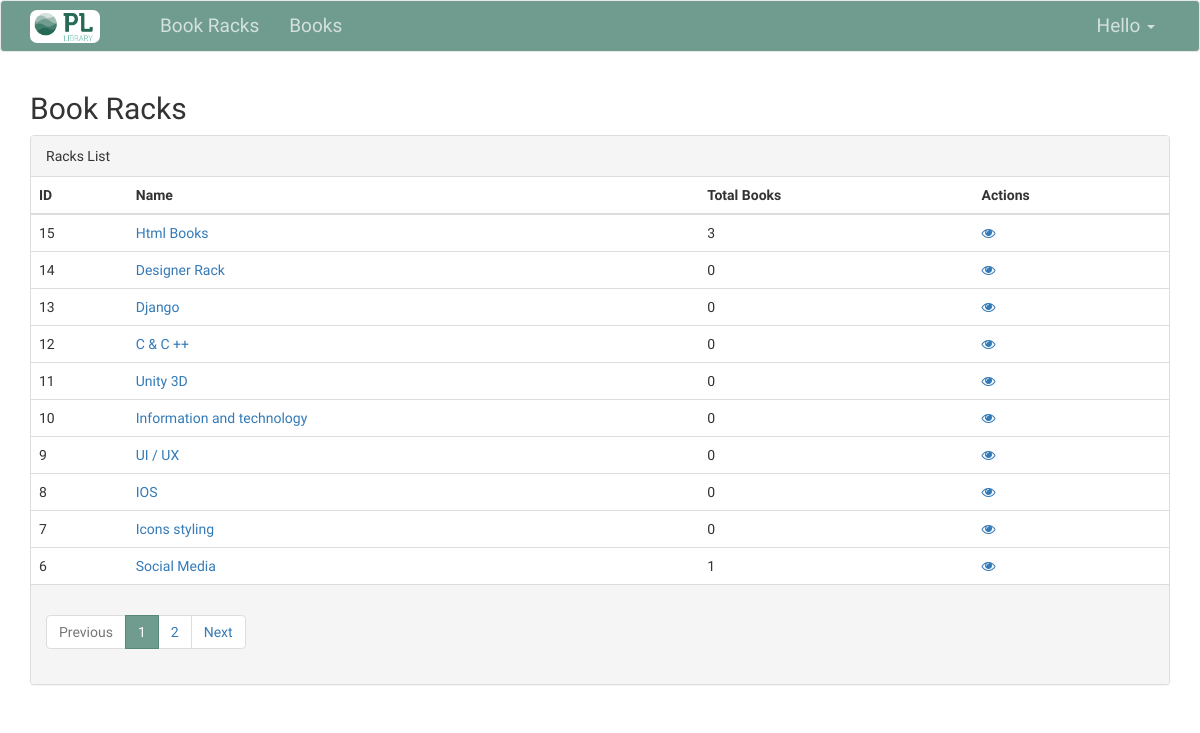
Page /book/racks/ on the committed database.
### bookracks/models.py (models this page shows, shortened)
class DefaultModel(models.Model):
    created = models.DateTimeField(auto_now_add=True)
    modified = models.DateTimeField(auto_now=True)
    class Meta:
        abstract = True

class BookRack(DefaultModel):
    name = models.CharField(null=False, blank=False, max_length=255)
    slug = models.SlugField(null=True, blank=True, max_length=255, unique=True)
    description = models.TextField(null=True, blank=True)
    @property
    def total_books(self):
        return self.book_set.count()

### bookracks/views.py (the view)
# urls.py: path('racks/', views.RacksListView.as_view(), name="racks_list"),
class RacksListView(LoginRequiredMixin, ListView):
    model = BookRack
    template_name = 'bookracks/racks/index.html'
    paginate_by = 10
    def get_queryset(self):
        return super(RacksListView, self).get_queryset().order_by('-id')
    def get_context_data(self, *, object_list=None, **kwargs):
        context = super(RacksListView, self).get_context_data(object_list=None, **kwargs)
        return context

### templates/bookracks/racks/index.html
{% extends 'base.html' %}
{% block content %}
    <h2>Book Racks</h2>
    <div class="panel panel-default">
        <div class="panel-heading">Racks List</div>
        <div class="panel-body" style="padding: 0">
            <table class="table tabel-hover" style="margin-bottom: 0px">
                <thead>
                <tr>
                    <th>ID</th>
                    <th>Name</th>
                    <th>Total Books</th>
                    <th>Actions</th>
                </tr>
                </thead>
                <tbody>
                {% for rack in object_list %}
                    <tr>
                        <td>{{ rack.id }}</td>
                        <td> <a href="{% url 'racks:racks_detail' rack.slug %}"> {{ rack.name }} </a></td>
                        <td>{{ rack.total_books }}</td>
                        <td>
                            <a href="{% url 'racks:racks_detail' rack.slug %}"><i class="fa fa-eye"></i></a>
                        </td>
                    </tr>
                {% endfor %}
                </tbody>
            </table>
        </div>
        {% if is_paginated and paginator.page_range %}
            <div class="panel-footer">
                {% include 'elements/pagination.html' %}
            </div>
        {% endif %}
    </div>
{% endblock %}

### public/css/style.css (style rules this page uses)
body { font-family: 'Crete Round', serif; }

### rows in the picture
BookRack: id "15", name "Html Books", total_books "3"
BookRack: id "14", name "Designer Rack", total_books "0"
BookRack: id "13", name "Django", total_books "0"
BookRack: id "12", name "C & C ++", total_books "0"
BookRack: id "11", name "Unity 3D", total_books "0"
BookRack: id "10", name "Information and technology", total_books "0"
BookRack: id "9", name "UI / UX", total_books "0"
BookRack: id "8", name "IOS", total_books "0"
BookRack: id "7", name "Icons styling", total_books "0"
BookRack: id "6", name "Social Media", total_books "1"

### other values in the picture
{{ page }} "1" "2"
